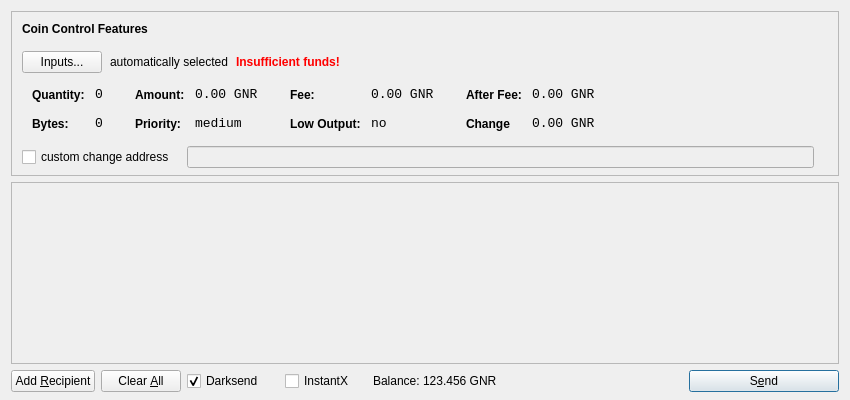
<?xml version="1.0" encoding="UTF-8"?>
<ui version="4.0">
 <class>SendCoinsDialog</class>
 <widget class="QDialog" name="SendCoinsDialog">
  <property name="geometry">
   <rect>
    <x>0</x>
    <y>0</y>
    <width>850</width>
    <height>400</height>
   </rect>
  </property>
  <property name="windowTitle">
   <string>Send Coins</string>
  </property>
  <layout class="QVBoxLayout" name="verticalLayout" stretch="0,1,0">
   <property name="bottomMargin">
    <number>8</number>
   </property>
   <item>
    <widget class="QFrame" name="frameCoinControl">
     <property name="sizePolicy">
      <sizepolicy hsizetype="Expanding" vsizetype="Expanding">
       <horstretch>0</horstretch>
       <verstretch>0</verstretch>
      </sizepolicy>
     </property>
     <property name="maximumSize">
      <size>
       <width>16777215</width>
       <height>16777215</height>
      </size>
     </property>
     <property name="frameShape">
      <enum>QFrame::StyledPanel</enum>
     </property>
     <property name="frameShadow">
      <enum>QFrame::Sunken</enum>
     </property>
     <layout class="QVBoxLayout" name="verticalLayoutCoinControl2">
      <property name="spacing">
       <number>-1</number>
      </property>
      <property name="leftMargin">
       <number>0</number>
      </property>
      <property name="topMargin">
       <number>0</number>
      </property>
      <property name="rightMargin">
       <number>0</number>
      </property>
      <property name="bottomMargin">
       <number>6</number>
      </property>
      <item>
       <layout class="QVBoxLayout" name="verticalLayoutCoinControl" stretch="0,0,0,0,1">
        <property name="spacing">
         <number>0</number>
        </property>
        <property name="leftMargin">
         <number>10</number>
        </property>
        <property name="topMargin">
         <number>10</number>
        </property>
        <item>
         <layout class="QHBoxLayout" name="horizontalLayoutCoinControl1">
          <property name="bottomMargin">
           <number>15</number>
          </property>
          <item>
           <widget class="QLabel" name="labelCoinControlFeatures">
            <property name="sizePolicy">
             <sizepolicy hsizetype="Preferred" vsizetype="Maximum">
              <horstretch>0</horstretch>
              <verstretch>0</verstretch>
             </sizepolicy>
            </property>
            <property name="font">
             <font>
              <weight>75</weight>
              <bold>true</bold>
             </font>
            </property>
            <property name="styleSheet">
             <string notr="true">font-weight:bold;</string>
            </property>
            <property name="text">
             <string>Coin Control Features</string>
            </property>
           </widget>
          </item>
         </layout>
        </item>
        <item>
         <layout class="QHBoxLayout" name="horizontalLayoutCoinControl2" stretch="0,0,0,0">
          <property name="spacing">
           <number>8</number>
          </property>
          <property name="bottomMargin">
           <number>10</number>
          </property>
          <item>
           <widget class="QPushButton" name="pushButtonCoinControl">
            <property name="styleSheet">
             <string notr="true"/>
            </property>
            <property name="text">
             <string>Inputs...</string>
            </property>
           </widget>
          </item>
          <item>
           <widget class="QLabel" name="labelCoinControlAutomaticallySelected">
            <property name="text">
             <string>automatically selected</string>
            </property>
            <property name="margin">
             <number>5</number>
            </property>
           </widget>
          </item>
          <item>
           <widget class="QLabel" name="labelCoinControlInsuffFunds">
            <property name="font">
             <font>
              <weight>75</weight>
              <bold>true</bold>
             </font>
            </property>
            <property name="styleSheet">
             <string notr="true">color:red;font-weight:bold;</string>
            </property>
            <property name="text">
             <string>Insufficient funds!</string>
            </property>
            <property name="margin">
             <number>5</number>
            </property>
           </widget>
          </item>
          <item>
           <spacer name="horizontalSpacerCoinControl">
            <property name="orientation">
             <enum>Qt::Horizontal</enum>
            </property>
            <property name="sizeHint" stdset="0">
             <size>
              <width>40</width>
              <height>1</height>
             </size>
            </property>
           </spacer>
          </item>
         </layout>
        </item>
        <item>
         <widget class="QWidget" name="widgetCoinControl" native="true">
          <property name="sizePolicy">
           <sizepolicy hsizetype="Preferred" vsizetype="Preferred">
            <horstretch>0</horstretch>
            <verstretch>0</verstretch>
           </sizepolicy>
          </property>
          <property name="minimumSize">
           <size>
            <width>0</width>
            <height>0</height>
           </size>
          </property>
          <property name="styleSheet">
           <string notr="true"/>
          </property>
          <layout class="QHBoxLayout" name="horizontalLayoutCoinControl5">
           <property name="margin">
            <number>0</number>
           </property>
           <item>
            <layout class="QHBoxLayout" name="horizontalLayoutCoinControl3" stretch="0,0,0,1">
             <property name="spacing">
              <number>20</number>
             </property>
             <property name="topMargin">
              <number>0</number>
             </property>
             <property name="bottomMargin">
              <number>10</number>
             </property>
             <item>
              <layout class="QFormLayout" name="formLayoutCoinControl1">
               <property name="horizontalSpacing">
                <number>10</number>
               </property>
               <property name="verticalSpacing">
                <number>14</number>
               </property>
               <property name="leftMargin">
                <number>10</number>
               </property>
               <property name="topMargin">
                <number>4</number>
               </property>
               <property name="rightMargin">
                <number>6</number>
               </property>
               <item row="0" column="0">
                <widget class="QLabel" name="labelCoinControlQuantityText">
                 <property name="styleSheet">
                  <string notr="true">font-weight:bold;</string>
                 </property>
                 <property name="text">
                  <string>Quantity:</string>
                 </property>
                 <property name="margin">
                  <number>0</number>
                 </property>
                </widget>
               </item>
               <item row="0" column="1">
                <widget class="QLabel" name="labelCoinControlQuantity">
                 <property name="font">
                  <font>
                   <family>Monospace</family>
                   <pointsize>10</pointsize>
                  </font>
                 </property>
                 <property name="cursor">
                  <cursorShape>IBeamCursor</cursorShape>
                 </property>
                 <property name="contextMenuPolicy">
                  <enum>Qt::ActionsContextMenu</enum>
                 </property>
                 <property name="text">
                  <string>0</string>
                 </property>
                 <property name="margin">
                  <number>0</number>
                 </property>
                 <property name="textInteractionFlags">
                  <set>Qt::LinksAccessibleByMouse|Qt::TextSelectableByKeyboard|Qt::TextSelectableByMouse</set>
                 </property>
                </widget>
               </item>
               <item row="1" column="0">
                <widget class="QLabel" name="labelCoinControlBytesText">
                 <property name="styleSheet">
                  <string notr="true">font-weight:bold;</string>
                 </property>
                 <property name="text">
                  <string>Bytes:</string>
                 </property>
                </widget>
               </item>
               <item row="1" column="1">
                <widget class="QLabel" name="labelCoinControlBytes">
                 <property name="font">
                  <font>
                   <family>Monospace</family>
                   <pointsize>10</pointsize>
                  </font>
                 </property>
                 <property name="cursor">
                  <cursorShape>IBeamCursor</cursorShape>
                 </property>
                 <property name="contextMenuPolicy">
                  <enum>Qt::ActionsContextMenu</enum>
                 </property>
                 <property name="text">
                  <string>0</string>
                 </property>
                 <property name="textInteractionFlags">
                  <set>Qt::LinksAccessibleByMouse|Qt::TextSelectableByKeyboard|Qt::TextSelectableByMouse</set>
                 </property>
                </widget>
               </item>
              </layout>
             </item>
             <item>
              <layout class="QFormLayout" name="formLayoutCoinControl2">
               <property name="horizontalSpacing">
                <number>10</number>
               </property>
               <property name="verticalSpacing">
                <number>14</number>
               </property>
               <property name="leftMargin">
                <number>6</number>
               </property>
               <property name="topMargin">
                <number>4</number>
               </property>
               <property name="rightMargin">
                <number>6</number>
               </property>
               <item row="0" column="0">
                <widget class="QLabel" name="labelCoinControlAmountText">
                 <property name="styleSheet">
                  <string notr="true">font-weight:bold;</string>
                 </property>
                 <property name="text">
                  <string>Amount:</string>
                 </property>
                 <property name="margin">
                  <number>0</number>
                 </property>
                </widget>
               </item>
               <item row="0" column="1">
                <widget class="QLabel" name="labelCoinControlAmount">
                 <property name="font">
                  <font>
                   <family>Monospace</family>
                   <pointsize>10</pointsize>
                  </font>
                 </property>
                 <property name="cursor">
                  <cursorShape>IBeamCursor</cursorShape>
                 </property>
                 <property name="contextMenuPolicy">
                  <enum>Qt::ActionsContextMenu</enum>
                 </property>
                 <property name="text">
                  <string>0.00 GNR</string>
                 </property>
                 <property name="textInteractionFlags">
                  <set>Qt::LinksAccessibleByMouse|Qt::TextSelectableByKeyboard|Qt::TextSelectableByMouse</set>
                 </property>
                </widget>
               </item>
               <item row="1" column="0">
                <widget class="QLabel" name="labelCoinControlPriorityText">
                 <property name="styleSheet">
                  <string notr="true">font-weight:bold;</string>
                 </property>
                 <property name="text">
                  <string>Priority:</string>
                 </property>
                </widget>
               </item>
               <item row="1" column="1">
                <widget class="QLabel" name="labelCoinControlPriority">
                 <property name="font">
                  <font>
                   <family>Monospace</family>
                   <pointsize>10</pointsize>
                  </font>
                 </property>
                 <property name="cursor">
                  <cursorShape>IBeamCursor</cursorShape>
                 </property>
                 <property name="contextMenuPolicy">
                  <enum>Qt::ActionsContextMenu</enum>
                 </property>
                 <property name="text">
                  <string>medium</string>
                 </property>
                 <property name="textInteractionFlags">
                  <set>Qt::LinksAccessibleByMouse|Qt::TextSelectableByKeyboard|Qt::TextSelectableByMouse</set>
                 </property>
                </widget>
               </item>
              </layout>
             </item>
             <item>
              <layout class="QFormLayout" name="formLayoutCoinControl3">
               <property name="horizontalSpacing">
                <number>10</number>
               </property>
               <property name="verticalSpacing">
                <number>14</number>
               </property>
               <property name="leftMargin">
                <number>6</number>
               </property>
               <property name="topMargin">
                <number>4</number>
               </property>
               <property name="rightMargin">
                <number>6</number>
               </property>
               <item row="0" column="0">
                <widget class="QLabel" name="labelCoinControlFeeText">
                 <property name="styleSheet">
                  <string notr="true">font-weight:bold;</string>
                 </property>
                 <property name="text">
                  <string>Fee:</string>
                 </property>
                 <property name="margin">
                  <number>0</number>
                 </property>
                </widget>
               </item>
               <item row="0" column="1">
                <widget class="QLabel" name="labelCoinControlFee">
                 <property name="font">
                  <font>
                   <family>Monospace</family>
                   <pointsize>10</pointsize>
                  </font>
                 </property>
                 <property name="cursor">
                  <cursorShape>IBeamCursor</cursorShape>
                 </property>
                 <property name="contextMenuPolicy">
                  <enum>Qt::ActionsContextMenu</enum>
                 </property>
                 <property name="text">
                  <string>0.00 GNR</string>
                 </property>
                 <property name="textInteractionFlags">
                  <set>Qt::LinksAccessibleByMouse|Qt::TextSelectableByKeyboard|Qt::TextSelectableByMouse</set>
                 </property>
                </widget>
               </item>
               <item row="1" column="0">
                <widget class="QLabel" name="labelCoinControlLowOutputText">
                 <property name="styleSheet">
                  <string notr="true">font-weight:bold;</string>
                 </property>
                 <property name="text">
                  <string>Low Output:</string>
                 </property>
                </widget>
               </item>
               <item row="1" column="1">
                <widget class="QLabel" name="labelCoinControlLowOutput">
                 <property name="font">
                  <font>
                   <family>Monospace</family>
                   <pointsize>10</pointsize>
                  </font>
                 </property>
                 <property name="cursor">
                  <cursorShape>IBeamCursor</cursorShape>
                 </property>
                 <property name="contextMenuPolicy">
                  <enum>Qt::ActionsContextMenu</enum>
                 </property>
                 <property name="text">
                  <string>no</string>
                 </property>
                 <property name="textInteractionFlags">
                  <set>Qt::LinksAccessibleByMouse|Qt::TextSelectableByKeyboard|Qt::TextSelectableByMouse</set>
                 </property>
                </widget>
               </item>
              </layout>
             </item>
             <item>
              <layout class="QFormLayout" name="formLayoutCoinControl4">
               <property name="horizontalSpacing">
                <number>10</number>
               </property>
               <property name="verticalSpacing">
                <number>14</number>
               </property>
               <property name="leftMargin">
                <number>6</number>
               </property>
               <property name="topMargin">
                <number>4</number>
               </property>
               <property name="rightMargin">
                <number>6</number>
               </property>
               <item row="0" column="0">
                <widget class="QLabel" name="labelCoinControlAfterFeeText">
                 <property name="styleSheet">
                  <string notr="true">font-weight:bold;</string>
                 </property>
                 <property name="text">
                  <string>After Fee:</string>
                 </property>
                 <property name="margin">
                  <number>0</number>
                 </property>
                </widget>
               </item>
               <item row="0" column="1">
                <widget class="QLabel" name="labelCoinControlAfterFee">
                 <property name="font">
                  <font>
                   <family>Monospace</family>
                   <pointsize>10</pointsize>
                  </font>
                 </property>
                 <property name="cursor">
                  <cursorShape>IBeamCursor</cursorShape>
                 </property>
                 <property name="contextMenuPolicy">
                  <enum>Qt::ActionsContextMenu</enum>
                 </property>
                 <property name="text">
                  <string>0.00 GNR</string>
                 </property>
                 <property name="textInteractionFlags">
                  <set>Qt::LinksAccessibleByMouse|Qt::TextSelectableByKeyboard|Qt::TextSelectableByMouse</set>
                 </property>
                </widget>
               </item>
               <item row="1" column="0">
                <widget class="QLabel" name="labelCoinControlChangeText">
                 <property name="styleSheet">
                  <string notr="true">font-weight:bold;</string>
                 </property>
                 <property name="text">
                  <string>Change</string>
                 </property>
                </widget>
               </item>
               <item row="1" column="1">
                <widget class="QLabel" name="labelCoinControlChange">
                 <property name="font">
                  <font>
                   <family>Monospace</family>
                   <pointsize>10</pointsize>
                  </font>
                 </property>
                 <property name="cursor">
                  <cursorShape>IBeamCursor</cursorShape>
                 </property>
                 <property name="contextMenuPolicy">
                  <enum>Qt::ActionsContextMenu</enum>
                 </property>
                 <property name="text">
                  <string>0.00 GNR</string>
                 </property>
                 <property name="textInteractionFlags">
                  <set>Qt::LinksAccessibleByMouse|Qt::TextSelectableByKeyboard|Qt::TextSelectableByMouse</set>
                 </property>
                </widget>
               </item>
              </layout>
             </item>
            </layout>
           </item>
          </layout>
         </widget>
        </item>
        <item>
         <layout class="QHBoxLayout" name="horizontalLayoutCoinControl4" stretch="0,0,0">
          <property name="spacing">
           <number>12</number>
          </property>
          <property name="sizeConstraint">
           <enum>QLayout::SetDefaultConstraint</enum>
          </property>
          <property name="topMargin">
           <number>5</number>
          </property>
          <property name="rightMargin">
           <number>5</number>
          </property>
          <item>
           <widget class="QCheckBox" name="checkBoxCoinControlChange">
            <property name="text">
             <string>custom change address</string>
            </property>
           </widget>
          </item>
          <item>
           <widget class="QLineEdit" name="lineEditCoinControlChange">
            <property name="enabled">
             <bool>false</bool>
            </property>
            <property name="sizePolicy">
             <sizepolicy hsizetype="Expanding" vsizetype="Fixed">
              <horstretch>0</horstretch>
              <verstretch>0</verstretch>
             </sizepolicy>
            </property>
           </widget>
          </item>
          <item>
           <widget class="QLabel" name="labelCoinControlChangeLabel">
            <property name="sizePolicy">
             <sizepolicy hsizetype="Preferred" vsizetype="Expanding">
              <horstretch>0</horstretch>
              <verstretch>0</verstretch>
             </sizepolicy>
            </property>
            <property name="minimumSize">
             <size>
              <width>0</width>
              <height>0</height>
             </size>
            </property>
            <property name="text">
             <string/>
            </property>
            <property name="margin">
             <number>3</number>
            </property>
           </widget>
          </item>
         </layout>
        </item>
        <item>
         <spacer name="verticalSpacerCoinControl">
          <property name="orientation">
           <enum>Qt::Vertical</enum>
          </property>
          <property name="sizeHint" stdset="0">
           <size>
            <width>800</width>
            <height>1</height>
           </size>
          </property>
         </spacer>
        </item>
       </layout>
      </item>
     </layout>
    </widget>
   </item>
   <item>
    <widget class="QScrollArea" name="scrollArea">
     <property name="widgetResizable">
      <bool>true</bool>
     </property>
     <widget class="QWidget" name="scrollAreaWidgetContents">
      <property name="geometry">
       <rect>
        <x>0</x>
        <y>0</y>
        <width>830</width>
        <height>165</height>
       </rect>
      </property>
      <layout class="QVBoxLayout" name="verticalLayout_2">
       <property name="margin">
        <number>0</number>
       </property>
       <item>
        <layout class="QVBoxLayout" name="entries">
         <property name="spacing">
          <number>6</number>
         </property>
        </layout>
       </item>
       <item>
        <spacer name="verticalSpacer">
         <property name="orientation">
          <enum>Qt::Vertical</enum>
         </property>
         <property name="sizeHint" stdset="0">
          <size>
           <width>20</width>
           <height>40</height>
          </size>
         </property>
        </spacer>
       </item>
      </layout>
     </widget>
    </widget>
   </item>
   <item>
    <layout class="QHBoxLayout" name="horizontalLayout">
     <item>
      <widget class="QPushButton" name="addButton">
       <property name="toolTip">
        <string>Send to multiple recipients at once</string>
       </property>
       <property name="text">
        <string>Add &amp;Recipient</string>
       </property>
       <property name="autoDefault">
        <bool>false</bool>
       </property>
      </widget>
     </item>
     <item>
      <widget class="QPushButton" name="clearButton">
       <property name="sizePolicy">
        <sizepolicy hsizetype="Minimum" vsizetype="Fixed">
         <horstretch>0</horstretch>
         <verstretch>0</verstretch>
        </sizepolicy>
       </property>
       <property name="toolTip">
        <string>Remove all transaction fields</string>
       </property>
       <property name="text">
        <string>Clear &amp;All</string>
       </property>
       <property name="autoRepeatDelay">
        <number>300</number>
       </property>
       <property name="autoDefault">
        <bool>false</bool>
       </property>
      </widget>
     </item>
     <item>
      <layout class="QHBoxLayout" name="horizontalLayout_2">
       <property name="spacing">
        <number>3</number>
       </property>
        <item>
        <widget class="QCheckBox" name="checkUseDarksend">
         <property name="minimumSize">
          <size>
           <width>95</width>
           <height>0</height>
          </size>
         </property>
         <property name="text">
          <string>Darksend</string>
         </property>
         <property name="checked">
          <bool>true</bool>
         </property>
        </widget>
       </item>
       <item>
        <widget class="QCheckBox" name="checkInstantX">
         <property name="enabled">
          <bool>true</bool>
         </property>
         <property name="minimumSize">
          <size>
           <width>85</width>
           <height>0</height>
          </size>
         </property>
         <property name="text">
          <string>InstantX</string>
         </property>
        </widget>
       </item>
       <item>
        <widget class="QLabel" name="label">
         <property name="sizePolicy">
          <sizepolicy hsizetype="Preferred" vsizetype="Fixed">
           <horstretch>0</horstretch>
           <verstretch>0</verstretch>
          </sizepolicy>
         </property>
         <property name="text">
          <string>Balance:</string>
         </property>
        </widget>
       </item>
       <item>
        <widget class="QLabel" name="labelBalance">
         <property name="sizePolicy">
          <sizepolicy hsizetype="Preferred" vsizetype="Fixed">
           <horstretch>0</horstretch>
           <verstretch>0</verstretch>
          </sizepolicy>
         </property>
         <property name="cursor">
          <cursorShape>IBeamCursor</cursorShape>
         </property>
         <property name="text">
          <string>123.456 GNR</string>
         </property>
         <property name="textInteractionFlags">
          <set>Qt::LinksAccessibleByMouse|Qt::TextSelectableByKeyboard|Qt::TextSelectableByMouse</set>
         </property>
        </widget>
       </item>
      </layout>
     </item>
     <item>
      <spacer name="horizontalSpacer">
       <property name="orientation">
        <enum>Qt::Horizontal</enum>
       </property>
       <property name="sizeHint" stdset="0">
        <size>
         <width>40</width>
         <height>20</height>
        </size>
       </property>
      </spacer>
     </item>
     <item>
      <widget class="QPushButton" name="sendButton">
       <property name="minimumSize">
        <size>
         <width>150</width>
         <height>0</height>
        </size>
       </property>
       <property name="toolTip">
        <string>Confirm the send action</string>
       </property>
       <property name="text">
        <string>S&amp;end</string>
       </property>
       <property name="icon">
        <iconset resource="../bitcoin.qrc">
         <normaloff>:/icons/send</normaloff>:/icons/send</iconset>
       </property>
       <property name="default">
        <bool>true</bool>
       </property>
      </widget>
     </item>
    </layout>
   </item>
  </layout>
 </widget>
 <resources>
  <include location="../bitcoin.qrc"/>
 </resources>
 <connections/>
</ui>
